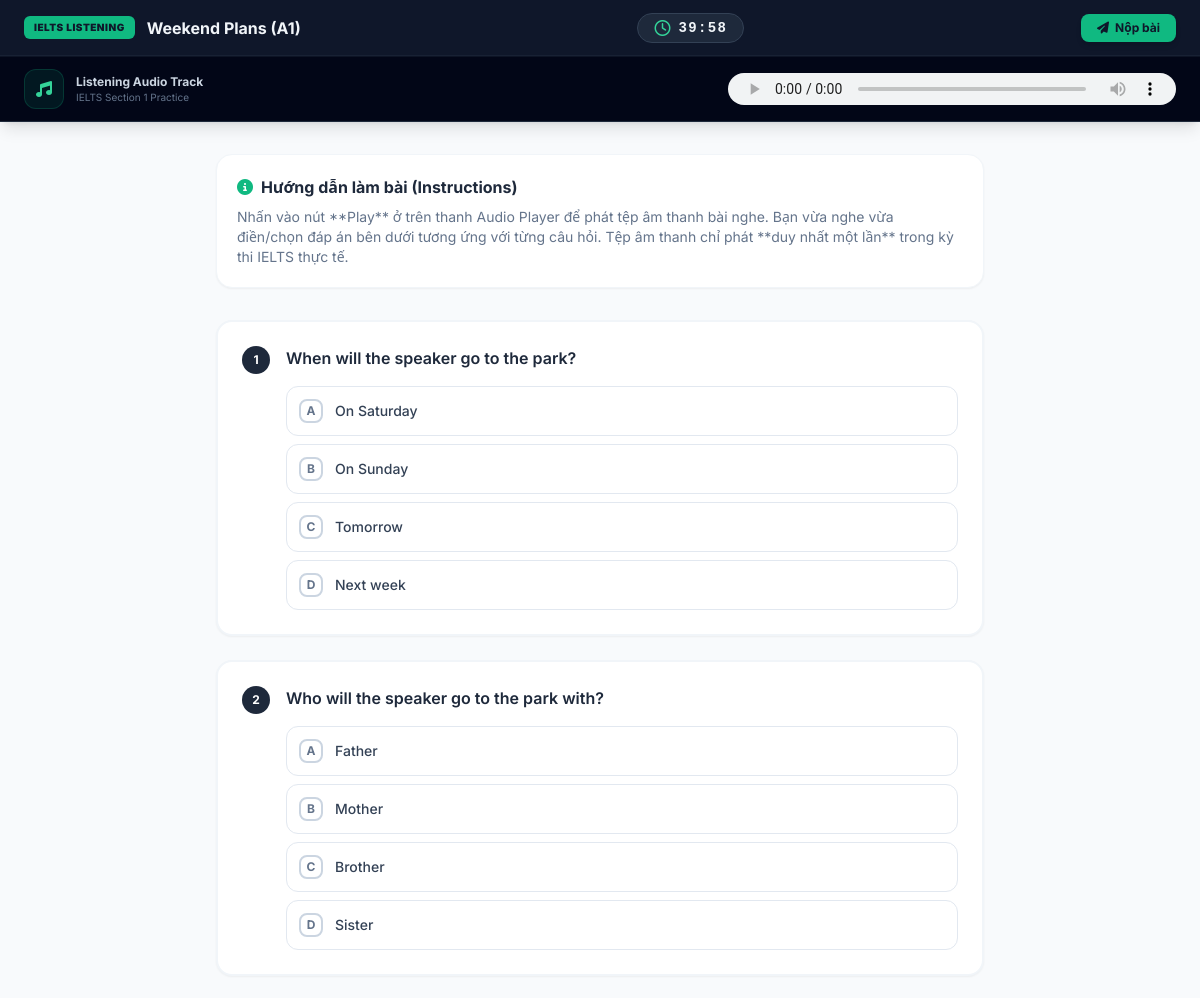
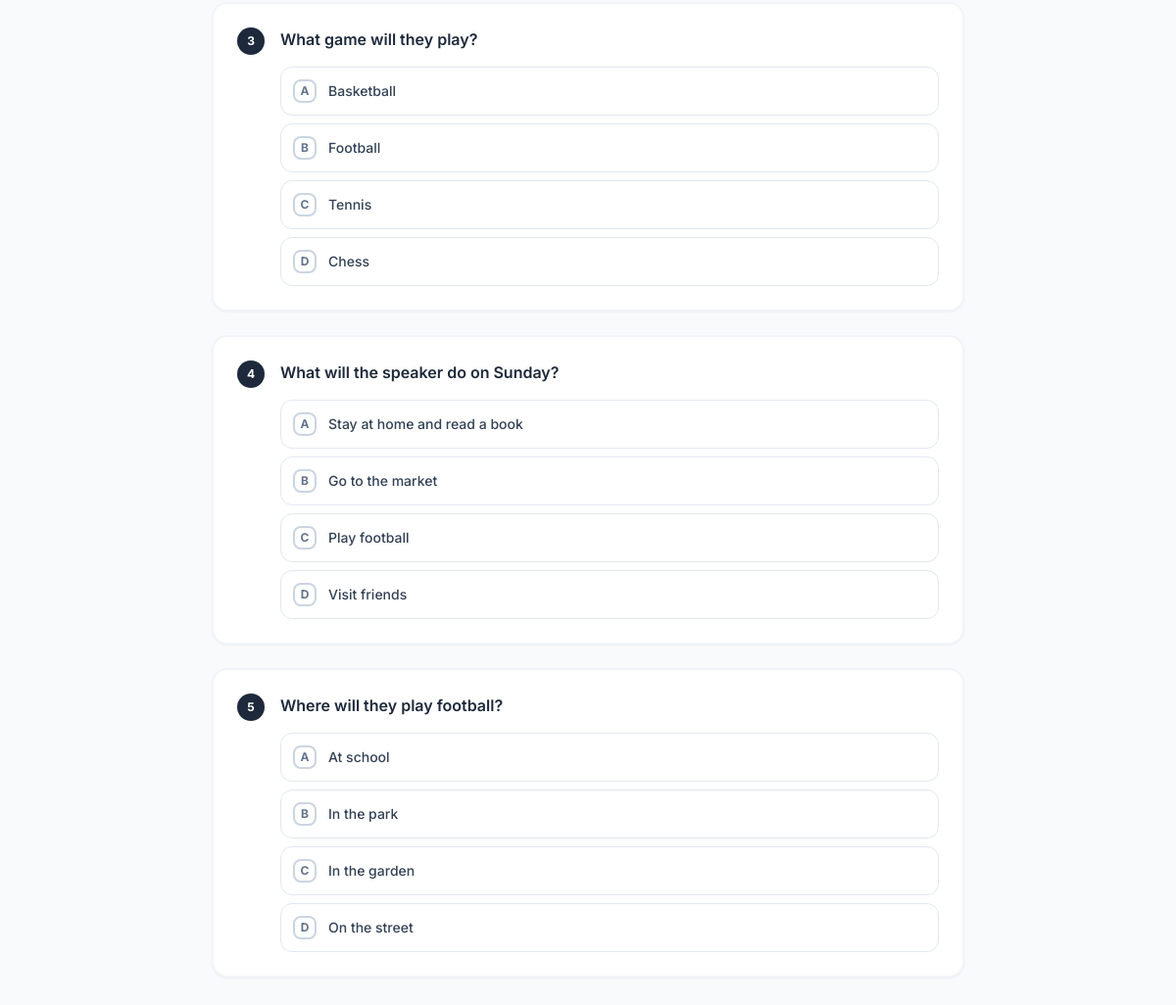
The page /listening/test/95/ (signed in) on the database its author committed (2 pictures, top to bottom).
### core/models.py (models this page shows, shortened)
class ListeningTrack(models.Model):
    user = models.ForeignKey(
        User,
        on_delete=models.CASCADE,
        related_name="listening_tracks",
        null=True,
        blank=True,
        verbose_name="Người tạo",
    )
    title = models.CharField(max_length=200, verbose_name="Tiêu đề bài nghe")
    audio_file = models.CharField(
        max_length=255,
        blank=True,
        null=True,
        verbose_name="Đường dẫn file âm thanh",
    )
    transcript = models.TextField(blank=True, verbose_name="Bản ghi lời thoại (Transcript)")
    created_at = models.DateTimeField(auto_now_add=True, verbose_name="Ngày tạo")
    level = models.CharField(
        max_length=2,
        choices=LEVEL_CHOICES,
        default="A1",
        verbose_name="Trình độ",
    )
    class Meta:
        verbose_name = "Bài nghe (Listening)"
        verbose_name_plural = "Bài nghe (Listening)"
        ordering = ["-created_at"]

class ListeningQuestion(models.Model):
    QUESTION_TYPE_CHOICES = [
        ("multiple_choice", "Trắc nghiệm chọn một (Multiple Choice)"),
        ("fill_blank", "Điền vào chỗ trống (Fill in the Blank)"),
    ]
    track = models.ForeignKey(
        ListeningTrack,
        on_delete=models.CASCADE,
        related_name="questions",
        verbose_name="Bài nghe",
    )
    question_text = models.TextField(verbose_name="Nội dung câu hỏi")
    question_type = models.CharField(
        max_length=30,
        choices=QUESTION_TYPE_CHOICES,
        default="multiple_choice",
        verbose_name="Loại câu hỏi",
    )
    options = models.JSONField(
        default=list,
        blank=True,
        verbose_name="Danh sách lựa chọn (dạng mảng JSON)",
    )
    correct_answer = models.CharField(max_length=255, verbose_name="Đáp án đúng")
    level = models.CharField(
        max_length=2,
        choices=LEVEL_CHOICES,
        default="A1",
        verbose_name="Trình độ",
    )
    class Meta:
        verbose_name = "Câu hỏi nghe hiểu"
        verbose_name_plural = "Câu hỏi nghe hiểu"

### core/views.py (the view, shortened to what this page needs)
# urls.py: path("listening/test/<int:track_id>/", views.listening_test_view, name="listening_test"),
@login_required(login_url="login")
def listening_test_view(request, track_id):
    from .models import ListeningTrack, ListeningQuestion, UserSubmission
    track = get_object_or_404(ListeningTrack, id=track_id)
    questions = track.questions.all()
    if not questions.exists():
        return redirect("dashboard")
    context = {
        "track": track,
        "questions": questions,
        "mode": "test"
    }
    return render(request, "core/listening_test.html", context)

### core/templatetags/custom_filters.py (called while the page is built)
@register.filter(name='dict_get')
def dict_get(dictionary, key):
    if not isinstance(dictionary, dict):
        return None
    val = dictionary.get(key)
    if val is None:
        val = dictionary.get(str(key))
    return val

@register.filter(name='char_choice')
def char_choice(value):
    try:
        return chr(64 + int(value))
    except (ValueError, TypeError):
        return ''

### templates/core/listening_test.html (shortened to what this page needs)
{% load static %}{% load custom_filters %}
<!DOCTYPE html>
<html lang="vi" class="h-full">
<head>
    <script src="https://cdn.tailwindcss.com"></script>
    <link rel="stylesheet" href="https://cdnjs.cloudflare.com/ajax/libs/font-awesome/6.4.0/css/all.min.css">
</head>
<body class="bg-slate-50 h-full flex flex-col">
    <header class="bg-slate-900 text-white border-b border-slate-800 z-30 flex-shrink-0 sticky top-0 shadow-lg">
        <div class="px-4 sm:px-6 h-14 flex items-center justify-between border-b border-slate-800/60">
            <div class="flex items-center gap-3">
                <span class="bg-emerald-500 text-slate-900 text-[10px] font-black px-2.5 py-1 rounded-md uppercase tracking-wider">IELTS Listening</span>
                <h1 class="font-bold text-sm sm:text-base truncate max-w-xs md:max-w-md text-slate-100">
                    {{ track.title }}
                </h1>
            </div>
            {% if mode == 'test' %}
            <div class="flex items-center gap-2 bg-slate-800 border border-slate-700 px-4 py-1 rounded-full text-slate-200">
                <i class="far fa-clock text-emerald-400 animate-pulse"></i>
                <span class="text-sm font-bold font-mono tracking-widest text-slate-100" id="timer">40:00</span>
            </div>
            {% else %}
            <div class="flex items-center gap-2 bg-emerald-500/10 border border-emerald-500/20 px-4 py-1 rounded-full text-emerald-400">
                <i class="fas fa-check-circle"></i>
                <span class="text-xs sm:text-sm font-bold uppercase tracking-wider">Đã nộp bài</span>
            </div>
            {% endif %}
            <div>
                {% if mode == 'test' %}
                <button type="submit"
                        form="testForm"
                        class="px-4 py-1.5 bg-emerald-500 hover:bg-emerald-600 active:scale-[0.98] text-slate-900 font-bold text-xs rounded-lg transition-all shadow-md flex items-center gap-1.5">
                    <i class="fas fa-paper-plane"></i> Nộp bài
                </button>
                {% else %}
                <a href="{% url 'dashboard' %}"
                   class="px-4 py-1.5 bg-slate-800 hover:bg-slate-700 text-white font-bold text-xs rounded-lg transition-all border border-slate-700 flex items-center gap-1.5">
                    <i class="fas fa-arrow-left"></i> Dashboard
                </a>
                {% endif %}
            </div>
        </div>
        <div class="bg-slate-950 px-4 sm:px-6 py-3 flex flex-col sm:flex-row items-center gap-4 justify-between border-t border-slate-800/40">
            <div class="flex items-center gap-3 w-full sm:w-auto">
                <div class="w-10 h-10 bg-emerald-500/10 border border-emerald-500/20 rounded-xl flex items-center justify-center text-emerald-400">
                    <i class="fas fa-music"></i>
                </div>
                <div>
                    <p class="text-xs font-bold text-slate-300">Listening Audio Track</p>
                    <p class="text-[10px] text-slate-500 truncate max-w-[200px]">{{ track.audio_file|default:"IELTS Section 1 Practice" }}</p>
                </div>
            </div>
            <div class="w-full sm:max-w-md flex items-center gap-3">
                <audio id="listening-audio" class="w-full h-8 accent-emerald-500 focus:outline-none" controls preload="auto">
                    {% if track.audio_file %}
                    <source src="{{ MEDIA_URL }}{{ track.audio_file }}" type="audio/mpeg">
                    {% else %}
                    <source src="https://www.soundhelix.com/examples/mp3/SoundHelix-Song-1.mp3" type="audio/mpeg">
                    {% endif %}
                </audio>
            </div>
        </div>
    </header>
    <main class="flex-1 overflow-y-auto px-4 sm:px-6 py-8">
        <div class="max-w-3xl mx-auto space-y-8">
            <div class="bg-white rounded-2xl border border-slate-100 p-5 shadow-sm">
                <h3 class="font-bold text-slate-800 text-sm sm:text-base flex items-center gap-2 mb-2">
                    <i class="fas fa-info-circle text-emerald-500"></i>
                    Hướng dẫn làm bài (Instructions)
                </h3>
                <p class="text-xs sm:text-sm text-slate-500 leading-relaxed">
                    Nhấn vào nút **Play** ở trên thanh Audio Player để phát tệp âm thanh bài nghe. Bạn vừa nghe vừa điền/chọn đáp án bên dưới tương ứng với từng câu hỏi. Tệp âm thanh chỉ phát **duy nhất một lần** trong kỳ thi IELTS thực tế.
                </p>
            </div>
            <form id="testForm" method="POST" class="space-y-6 pb-16">
                {% for q in questions %}
                {% with res_details=results|dict_get:q.id %}
                <div class="bg-white p-6 rounded-2xl border-2 transition-all relative
                            {% if mode == 'result' %}
                                {% if res_details.is_correct %}
                                    border-emerald-500 bg-emerald-50/10
                                    {% else %}
                                    border-rose-400 bg-rose-50/10
                                {% endif %}
                            {% else %}
                                border-slate-100 hover:border-slate-200 shadow-sm
                            {% endif %}">
                    <div class="flex gap-4">
                        <span class="flex-shrink-0 w-7 h-7 rounded-full bg-slate-800 text-white text-xs font-bold flex items-center justify-center">
                            {{ forloop.counter }}
                        </span>
                        <div class="space-y-4 flex-1">
                            <h4 class="font-semibold text-slate-800 text-sm sm:text-base leading-snug">
                                {{ q.question_text }}
                            </h4>
                            {% if q.question_type == 'multiple_choice' %}
                            <div class="grid grid-cols-1 gap-2">
                                {% for opt in q.options %}
                                {% with opt_char=forloop.counter|char_choice %}
                                <label class="flex items-center gap-3 p-3 rounded-xl border border-slate-200 cursor-pointer text-sm
                                              hover:border-emerald-500 hover:bg-emerald-50/30 transition-all select-none
                                              has-[:checked]:border-emerald-500 has-[:checked]:bg-emerald-50/40
                                              {% if mode == 'result' %}opacity-90 pointer-events-none{% endif %}">
                                    <span class="flex-shrink-0 w-6 h-6 rounded-lg border-2 border-slate-300 text-slate-500 font-bold text-xs flex items-center justify-center transition-all">
                                        {{ opt_char }}
                                    </span>
                                    <span class="text-slate-700 font-medium">{{ opt }}</span>
                                </label>
                                {% endwith %}
                                {% endfor %}
                            </div>
                            {% endif %}
                        </div>
                    </div>
                </div>
                {% endwith %}
                {% endfor %}
            </form>
        </div>
    </main>
</body>
</html>

### templates/core/listening_test.html (style rules this page uses)
body { font-family: 'Inter', system-ui, sans-serif; }

### rows shown on the page
ListeningTrack: title "Weekend Plans (A1)", audio_file "IELTS Section 1 Practice"
ListeningQuestion: question_text "When will the speaker go to the park?", options "A" "B" "C" "D", options "On Saturday" "On Sunday" "Tomorrow" "Next week"
ListeningQuestion: question_text "Who will the speaker go to the park with?", options "A" "B" "C" "D", options "Father" "Mother" "Brother" "Sister"
ListeningQuestion: question_text "What game will they play?", options "A" "B" "C" "D", options "Basketball" "Football" "Tennis" "Chess"
ListeningQuestion: question_text "What will the speaker do on Sunday?", options "A" "B" "C" "D", options "Stay at home and read a book" "Go to the market" "Play football" "Visit friends"
ListeningQuestion: question_text "Where will they play football?", options "A" "B" "C" "D", options "At school" "In the park" "In the garden" "On the street"
